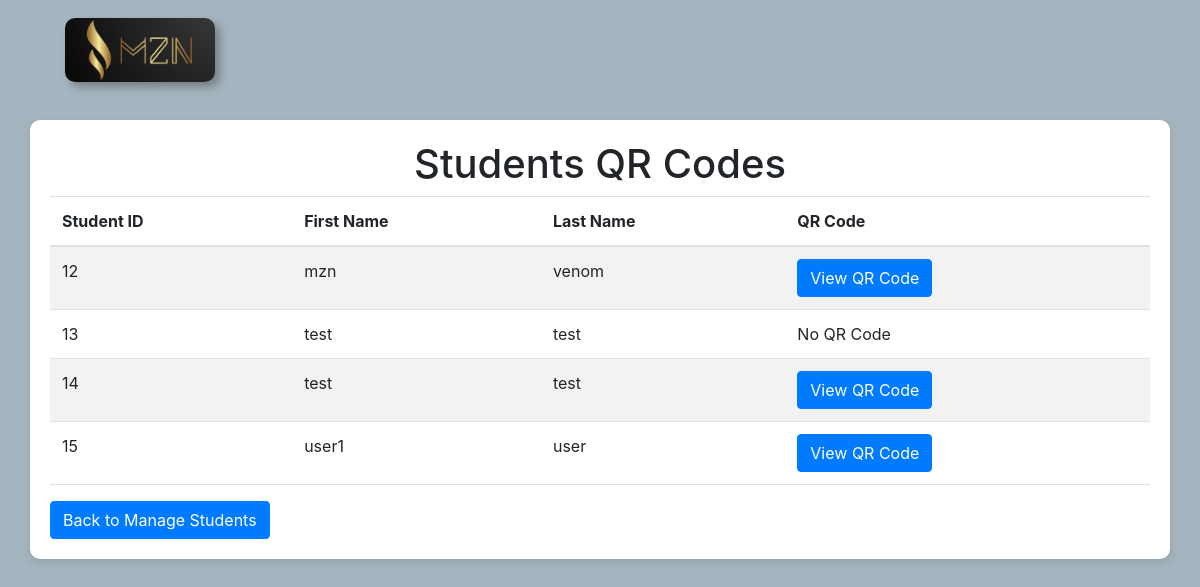
Before: /admin/view_qr.php with the older database file.
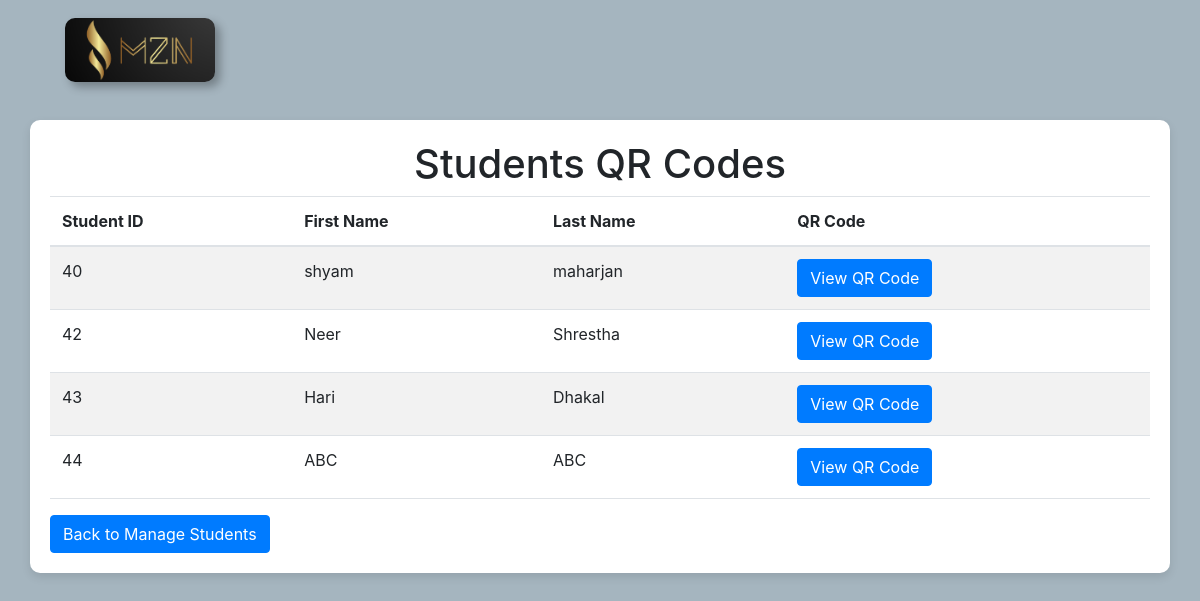
After: the same page with the newer database file.
### tables this page shows
CREATE TABLE `student_details` (
  `sid` int NOT NULL,
  `first_name` varchar(100) NOT NULL,
  `last_name` varchar(100) NOT NULL,
  `address` text,
  `image` blob,
  `fathers_name` varchar(100) DEFAULT NULL,
  `mothers_name` varchar(100) DEFAULT NULL,
  `grade` varchar(50) DEFAULT NULL,
  `section` varchar(50) DEFAULT NULL,
  `gender` varchar(10) DEFAULT NULL,
  `dob` date NOT NULL,
  `mobileno` varchar(15) NOT NULL,
  `email` varchar(100) NOT NULL,
  `qr_code` varchar(255) DEFAULT NULL,
  `created_date` timestamp NULL DEFAULT CURRENT_TIMESTAMP
);

### admin/view_qr.php (the view, shortened to what this page needs)
<?php
$servername = "localhost";
$username = "root";
$password = "";
$dbname = "attendance_sys";
$conn = new mysqli($servername, $username, $password, $dbname);
$sql = "SELECT sid, first_name, last_name, qr_code FROM student_details";
$result = $conn->query($sql);
?>
<!DOCTYPE html>
<html lang="en">
<head>
    <link href="https://cdn.jsdelivr.net/npm/bootstrap@5.3.0-alpha3/dist/css/bootstrap.min.css" rel="stylesheet">
    <?php include './header.php' ?>
</head>
<body>
    <div class="brand-container">
        <a class="logo-brand" href="./dashboard.php">
            <img class="logo" src="./images/logo.png" alt="logo" />
        </a>
    </div>
    <div class="container">
        <h1 class="text-center">Students QR Codes</h1>
        <table class="table table-striped">
            <thead>
                <tr>
                    <th>Student ID</th>
                    <th>First Name</th>
                    <th>Last Name</th>
                    <th>QR Code</th>
                </tr>
            </thead>
            <tbody>
                <?php if ($result->num_rows > 0): ?>
                    <?php while ($row = $result->fetch_assoc()): ?>
                        <tr>
                            <td><?php echo htmlspecialchars($row['sid']); ?></td>
                            <td><?php echo htmlspecialchars($row['first_name']); ?></td>
                            <td><?php echo htmlspecialchars($row['last_name']); ?></td>
                            <td>
                                <?php if (!empty($row['qr_code'])): ?>
                                    <a href="./backend/show_qr.php?id=<?php echo htmlspecialchars($row['sid']); ?>"
                                        class="btn btn-primary">View QR Code</a>
                                <?php else: ?>
                                    No QR Code
                                <?php endif; ?>
                            </td>
                        </tr>
                    <?php endwhile; ?>
                <?php else: ?>
                    <tr>
                        <td colspan="4">No students found.</td>
                    </tr>
                <?php endif; ?>
            </tbody>
        </table>
        <a href="manage_students.php" class="btn btn-primary">Back to Manage Students</a>
    </div>
</body>
</html>

Changed rows visible on the page:
removed student_details: sid "12", first_name "mzn", last_name "venom"
removed student_details: sid "13", first_name "test", last_name "test", shows "No QR Code"
removed student_details: sid "14", first_name "test", last_name "test"
removed student_details: sid "15", first_name "user1", last_name "user"
added student_details: sid "40", first_name "shyam", last_name "maharjan"
added student_details: sid "42", first_name "Neer", last_name "Shrestha"
added student_details: sid "43", first_name "Hari", last_name "Dhakal"
added student_details: sid "44", first_name "ABC", last_name "ABC"
